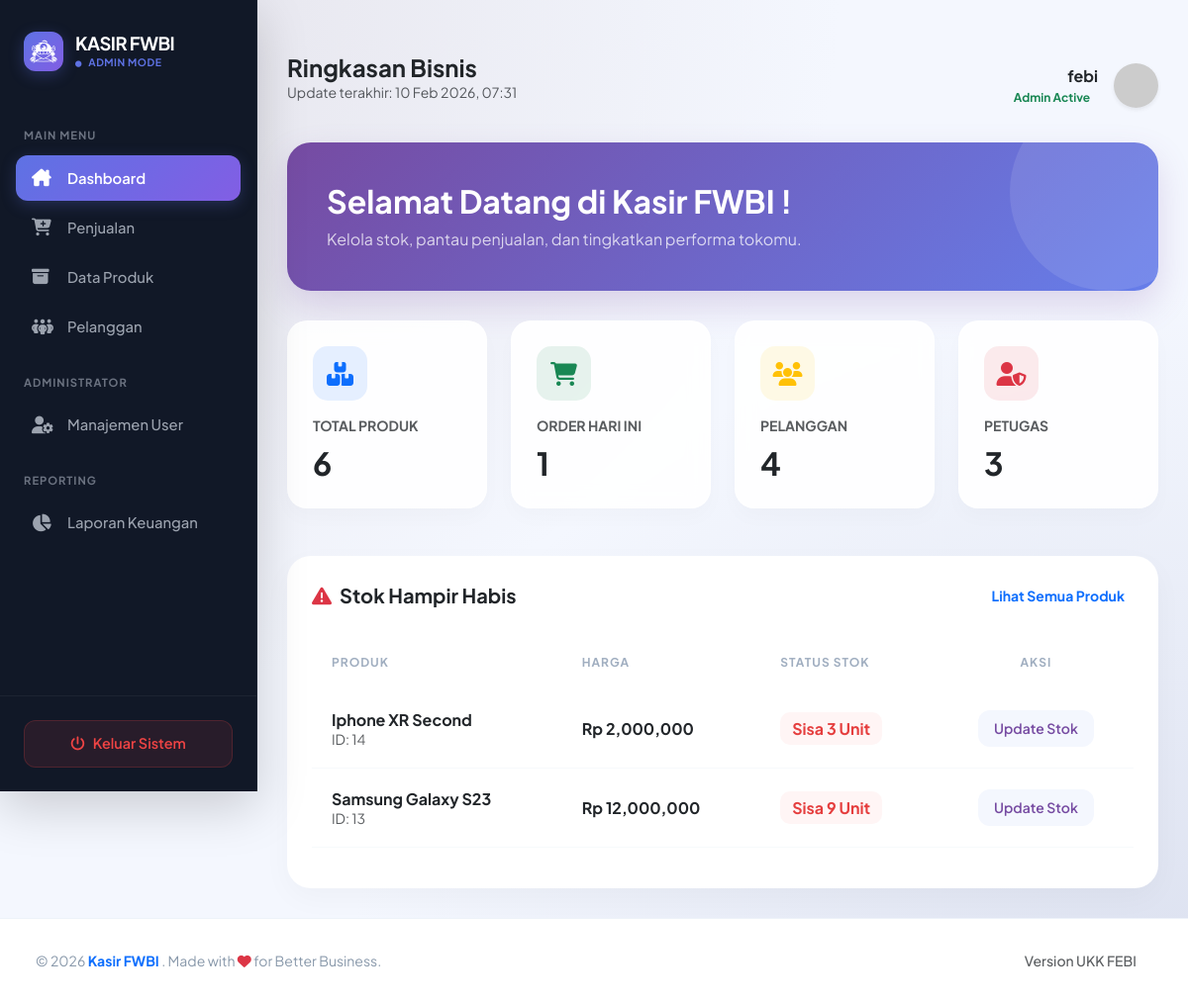
The app's page /admin/dashboard/index.php (signed in) with its own data.
### tables this page shows
CREATE TABLE `produk` (
  `ProdukID` int(11) NOT NULL,
  `NamaProduk` varchar(255) NOT NULL,
  `Harga` decimal(10,2) NOT NULL,
  `Stok` int(11) NOT NULL
);

### admin/dashboard/index.php (the view, shortened to what this page needs)
<?php
include '../../main/connect.php';
?>
<!DOCTYPE html>
<html lang="id">
<head>
    <link href="https://cdn.jsdelivr.net/npm/bootstrap@5.3.0/dist/css/bootstrap.min.css" rel="stylesheet">
    <link rel="stylesheet" href="https://cdnjs.cloudflare.com/ajax/libs/font-awesome/6.4.0/css/all.min.css">
</head>
<body>
<div class="d-flex" id="wrapper">
    <?php include '../../template/sidebar.php'; ?>
    <div class="main-content w-100">
        <div class="d-flex justify-content-between align-items-center mb-4">
            <div>
                <h4 class="fw-bold mb-0 text-dark">Ringkasan Bisnis</h4>
                <p class="text-muted small">Update terakhir: <?php echo date('d M Y, H:i'); ?></p>
            </div>
            <div class="d-flex align-items-center">
                <div class="text-end me-3">
                    <span class="d-block fw-bold text-dark"><?php echo $_SESSION['username']; ?></span>
                    <span class="badge bg-success-soft text-success small">Admin Active</span>
                </div>
                <img src="https://ui-avatars.com/api/?name=<?php echo $_SESSION['username']; ?>&background=764ba2&color=fff" class="rounded-circle shadow-sm" width="45">
            </div>
        </div>
        <div class="welcome-card">
            <div class="row align-items-center">
                <div class="col-md-8">
                    <h2 class="fw-bold">Selamat Datang di Kasir FWBI !</h2>
                    <p class="opacity-75 mb-0">Kelola stok, pantau penjualan, dan tingkatkan performa tokomu.</p>
                </div>
            </div>
        </div>
        <div class="row g-4 mb-5">
            <div class="col-md-3">
                <div class="stat-card h-100">
                    <div class="icon-shape bg-primary bg-opacity-10 text-primary">
                        <i class="fas fa-boxes"></i>
                    </div>
                    <span class="text-muted small fw-bold text-uppercase">Total Produk</span>
                    <?php
                        $data_produk = mysqli_fetch_assoc(mysqli_query($conn, "SELECT COUNT(*) as total FROM produk"));
                        echo "<h2 class='fw-bold mb-0 mt-2'>" . $data_produk['total'] . "</h2>";
                    ?>
                </div>
            </div>
            <div class="col-md-3">
                <div class="stat-card h-100">
                    <div class="icon-shape bg-success bg-opacity-10 text-success">
                        <i class="fas fa-shopping-cart"></i>
                    </div>
                    <span class="text-muted small fw-bold text-uppercase">Order Hari Ini</span>
                    <?php
                        date_default_timezone_set('Asia/Jakarta'); $tgl = date('Y-m-d');
                        $data_hari_ini = mysqli_fetch_assoc(mysqli_query($conn, "SELECT COUNT(*) as total FROM penjualan WHERE TanggalPenjualan LIKE '$tgl%'"));
                        echo "<h2 class='fw-bold mb-0 mt-2'>" . ($data_hari_ini['total'] ?? 0) . "</h2>";
                    ?>
                </div>
            </div>
            <div class="col-md-3">
                <div class="stat-card h-100">
                    <div class="icon-shape bg-warning bg-opacity-10 text-warning">
                        <i class="fas fa-users"></i>
                    </div>
                    <span class="text-muted small fw-bold text-uppercase">Pelanggan</span>
                    <?php
                        $jml_plg = mysqli_num_rows(mysqli_query($conn, "SELECT DISTINCT PelangganID FROM penjualan"));
                        echo "<h2 class='fw-bold mb-0 mt-2'>$jml_plg</h2>";
                    ?>
                </div>
            </div>
            <div class="col-md-3">
                <div class="stat-card h-100">
                    <div class="icon-shape bg-danger bg-opacity-10 text-danger">
                        <i class="fas fa-user-shield"></i>
                    </div>
                    <span class="text-muted small fw-bold text-uppercase">Petugas</span>
                    <?php
                        $hasil_user = mysqli_fetch_assoc(mysqli_query($conn, "SELECT COUNT(*) AS total FROM user"));
                        echo "<h2 class='fw-bold mb-0 mt-2'>" . $hasil_user['total'] . "</h2>";
                    ?>
                </div>
            </div>
        </div>
        <div class="table-container">
            <div class="d-flex justify-content-between align-items-center mb-4">
                <h5 class="fw-bold text-dark mb-0">
                    <i class="fas fa-exclamation-triangle text-danger me-2"></i>Stok Hampir Habis
                </h5>
                <a href="../produk/index.php" class="btn btn-sm btn-link text-decoration-none fw-bold">Lihat Semua Produk</a>
            </div>
            <div class="table-responsive">
                <table class="table">
                    <thead>
                        <tr>
                            <th>Produk</th>
                            <th>Harga</th>
                            <th>Status Stok</th>
                            <th class="text-center">Aksi</th>
                        </tr>
                    </thead>
                    <tbody>
                        <?php
                        $stok_low = mysqli_query($conn, "SELECT * FROM produk WHERE Stok < 10 ORDER BY Stok ASC");
                        while($d = mysqli_fetch_assoc($stok_low)){
                        ?>
                        <tr>
                            <td>
                                <span class="fw-bold text-dark d-block"><?php echo $d['NamaProduk']; ?></span>
                                <span class="text-muted small">ID: <?php echo $d['ProdukID']; ?></span>
                            </td>
                            <td class="fw-bold">Rp <?php echo number_format($d['Harga']); ?></td>
                            <td>
                                <span class="badge-stok">
                                    Sisa <?php echo $d['Stok']; ?> Unit
                                </span>
                            </td>
                            <td class="text-center">
                                <a href="../produk/edit.php?id=<?= $d['ProdukID']; ?>" class="btn btn-update btn-sm">
                                    Update Stok
                                </a>
                            </td>
                        </tr>
                        <?php } ?>
                    </tbody>
                </table>
            </div>
        </div>
    </div>
</div>
<?php include '../../template/footer.php'; ?>
</body>
</html>

### admin/dashboard/index.php (style rules this page uses)
:root { --primary-gradient: linear-gradient(135deg, #764ba2 0%, #667eea 100%); --glass-bg: rgba(255, 255, 255, 0.9); }
body { font-family: 'Plus Jakarta Sans', sans-serif; background-color: #f4f7fe; background-image: radial-gradient(at 0% 0%, hsla(253,16%,90%,1) 0, transparent 50%), radial-gradient(at 100% 100%, hsla(225,39%,90%,1) 0, transparent 50%); min-height: 100vh; }
.main-content { padding: 30px; }
.welcome-card { background: var(--primary-gradient); color: white; border-radius: 24px; padding: 40px; margin-bottom: 30px; position: relative; overflow: hidden; border: none; box-shadow: 0 15px 35px rgba(118, 75, 162, 0.2); }
.welcome-card::after { content: ''; position: absolute; top: -50px; right: -50px; width: 200px; height: 200px; background: rgba(255,255,255,0.1); border-radius: 50%; }
.stat-card { background: var(--glass-bg); backdrop-filter: blur(10px); border: 1px solid rgba(255,255,255,0.5); border-radius: 20px; padding: 25px; transition: all 0.3s ease; box-shadow: 0 10px 20px rgba(0,0,0,0.02); }
.icon-shape { width: 55px; height: 55px; display: flex; align-items: center; justify-content: center; border-radius: 15px; font-size: 1.5rem; margin-bottom: 15px; }
.table-container { background: white; border-radius: 24px; padding: 25px; box-shadow: 0 10px 30px rgba(0,0,0,0.03); border: none; }
.table thead th { border: none; color: #a0aec0; text-transform: uppercase; font-size: 0.75rem; letter-spacing: 1px; padding: 20px; }
.table tbody td { padding: 20px; border-bottom: 1px solid #f7fafc; vertical-align: middle; }
.badge-stok { background: #fff5f5; color: #e53e3e; padding: 6px 12px; border-radius: 10px; font-weight: 700; }
.btn-update { background: #f4f7fe; color: #764ba2; border: none; border-radius: 12px; padding: 8px 16px; font-weight: 600; transition: 0.3s; }

### template/sidebar.php (style rules this page uses)
:root { --sidebar-bg: #111827; --accent-color: #5e72e4; --hover-bg: rgba(255, 255, 255, 0.05); --text-gray: #9ca3af; }

### records on screen
produk: NamaProduk "Iphone XR Second", ProdukID "14", Harga "2,000,000", Stok "3"
produk: NamaProduk "Samsung Galaxy S23", ProdukID "13", Harga "12,000,000", Stok "9"

### other values on screen
$_SESSION['role'] "ADMIN"
$_SESSION['username'] "febi"
$data_produk['total'] "6"
$data_hari_ini['total'] "1"
$jml_plg "4"
$hasil_user['total'] "3"
